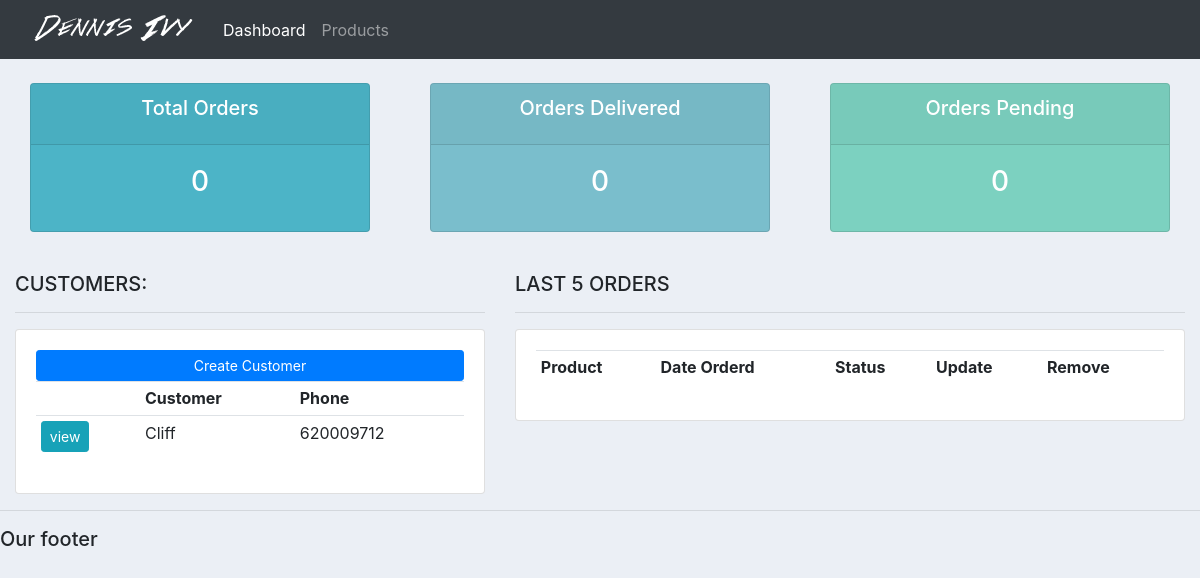
/, run on an earlier commit of the app's database.
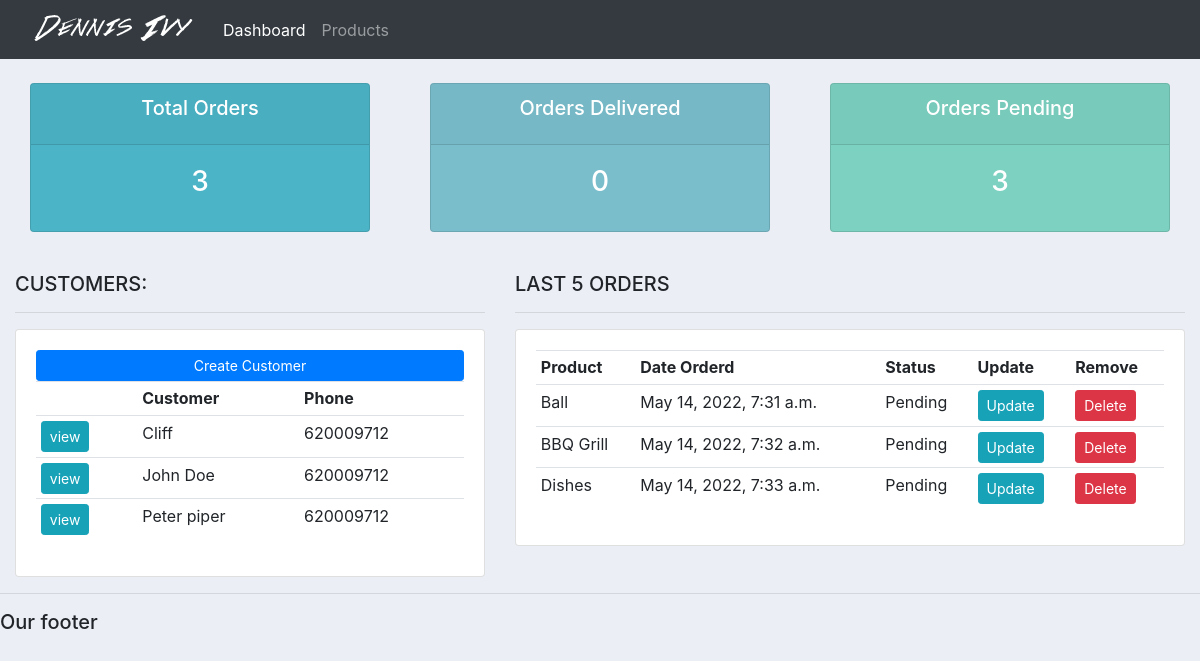
And on a later commit of the database.
### accounts/models.py (models this page shows, shortened)
class Customer(models.Model):
    name = models.CharField(max_length=200,null=True)
    phone = models.CharField(max_length=200,null=True)
    email = models.CharField(max_length=200,null=True)
    date_created = models.DateTimeField(auto_now_add=True,null=True)

class Order(models.Model):
    STATUS = (
                ('Pending', 'Pending'),
                ('Out for delivery', 'Out for delivery'),
                ('Delivered','Delivered')
             )
    customer = models.ForeignKey(Customer,null=True,on_delete=models.SET_NULL)
    product = models.ForeignKey(Product,null=True,on_delete=models.SET_NULL)
    date_created = models.DateTimeField(auto_now_add=True,null=True)
    status = models.CharField(max_length=200, null=True, choices=STATUS )

class Product(models.Model):
    CATEGORY = (
                ('Indoor','Indoor'),
                ('Outdoor','Outdoor'),
           )
    name = models.CharField(max_length=200,null=True)
    price = models.FloatField(null=True)
    category = models.CharField(max_length=200,choices=CATEGORY)
    description = models.CharField(max_length=200,null=True, blank=True)
    date_created = models.DateTimeField(auto_now_add=True,null=True)
    tags = models.ManyToManyField(Tag)
    def __str__(self):
        return self.name

### accounts/views.py (the view)
# urls.py: path('', views.home, name = "home"),
def home(request):
    orders = Order.objects.all()
    customers = Customer.objects.all()
    total_orders = orders.count()
    total_customer = customers.count()
    pending = orders.filter(status='Pending').count()
    delivered = orders.filter(status='Delivered').count()
    context ={'orders':orders, 'customers':customers,
              'total_orders':total_orders, 'total_customer': total_customer , 'pending':pending, 'delivered':delivered }
    return render(request,'accounts/dashboard.html', context)

### accounts/templates/accounts/dashboard.html (shortened to what this page needs)
{% extends 'accounts/main.html' %}
{% block content %}
{% include 'accounts/status.html' %}
<br>
<div class="row">
<div class="col-md-5">
  <h5>CUSTOMERS:</h5>
  <hr>
  <div class="card card-body">
    <a class="btn btn-primary  btn-sm btn-block" href="">Create Customer</a>
    <table class="table table-sm">
      <tr>
        <th></th>
        <th>Customer</th>
        <th>Phone</th>
      </tr>
      {% for customer in customers %}
      <tr>
        <td><a class="btn btn-sm btn-info" href= "{% url 'customer' customer.id %} "> view </a> </td>
        <td>{{ customer.name }}</td>
        <td>{{ customer.phone }}</td>
      </tr>
     {% endfor %}
    </table>
  </div>
</div>
<div class="col-md-7">
  <h5>LAST 5 ORDERS</h5>
  <hr>
  <div class="card card-body">
    <table class="table table-sm">
      <tr>
        <th>Product</th>
        <th>Date Orderd</th>
        <th>Status</th>
        <th>Update</th>
        <th>Remove</th>
      </tr>
      {% for order in orders %}
      <tr>
        <td>{{ order.product}}</td>
        <td>{{ order.date_created }}</td>
        <td>{{ order.status }}</td>
        <td><a class="btn btn-sm btn-info" href="{% url 'update_order' order.id %}" >Update</a></td>
        <td><a class="btn btn-sm btn-danger" href="{% url 'delete_order' order.id %}">Delete</a></td>
      </tr>
     {% endfor %}
    </table>
  </div>
</div>
</div>
{% endblock %}

### accounts/templates/accounts/main.html (shortened to what this page needs)
{% load static %}
<!DOCTYPE html>
<html lang="en" dir="ltr">
<head>
  <link rel="stylesheet" href="https://cdn.jsdelivr.net/npm/bootstrap@4.3.1/dist/css/bootstrap.min.css">
  <link rel="stylesheet" type="text/css" href="{% static '/css/main.css' %}">
</head>
<body>
  {% include 'accounts/navbar.html' %}
<div class="container-fluid" >
  {% block content %}
  {% endblock %}
</div>
  <hr>
  <h5>Our footer</h5>
  </body>
  </html>

### accounts/templates/accounts/navbar.html (shortened to what this page needs)
{% load static %}
<nav class="navbar navbar-expand-lg navbar-dark bg-dark">
  <img src="{% static 'images/logo.png' %}">
  <div class="collapse navbar-collapse" id="navbarNav">
    <ul class="navbar-nav">
      <li class="nav-item active">
        <a class="nav-link" href="{% url 'home' %}">Dashboard</a>
      </li>
      <li class="nav-item">
        <a class="nav-link" href="{% url 'products' %}">Products</a>
      </li>
    </ul>
  </div>
</nav>

### accounts/templates/accounts/status.html
<br>
<div class="row">
	<div class="col">
		<div class="col-md">
			<div class="card text-center text-white  mb-3" id="total-orders">
			  	<div class="card-header">
			  		<h5 class="card-title">Total Orders</h5>
			  	</div>
			  	<div class="card-body">
			    	<h3 class="card-title">{{ total_orders }}</h3>
			  	</div>
			</div>
		</div>
	</div>
	<div class="col">
		<div class="col-md">
			<div class="card text-center text-white  mb-3" id="orders-delivered">
			  	<div class="card-header">
			  		<h5 class="card-title">Orders Delivered</h5>
			  	</div>
			  	<div class="card-body">
			    	<h3 class="card-title">{{ delivered}}</h3>
			  	</div>
			</div>
		</div>
	</div>
	<div class="col">
		<div class="col-md">
			<div class="card text-center text-white  mb-3" id="orders-pending">
			  	<div class="card-header">
			  		<h5 class="card-title">Orders Pending</h5>
			  	</div>
			  	<div class="card-body">
			    	<h3 class="card-title">{{ pending }}</h3>
			  	</div>
			</div>
		</div>
	</div>
</div>

### static/css/main.css (style rules this page uses)
body { background-color: #ebeff5; }
#total-orders { background-color: #4cb4c7; }
#orders-delivered { background-color: #7abecc; }
#orders-pending { background-color: #7CD1C0; }

What changed in the data, as far as the page shows it:
added Customer: name "John Doe", phone "620009712"
added Customer: name "Peter piper", phone "620009712"
added Order: product "Ball", date_created "May 14, 2022, 7:31 a.m.", status "Pending"
added Order: product "BBQ Grill", date_created "May 14, 2022, 7:32 a.m.", status "Pending"
added Order: product "Dishes", date_created "May 14, 2022, 7:33 a.m.", status "Pending"
Also different on the page:
{{ total_orders }}: "0" → "3"
{{ pending }}: "0" → "3"
